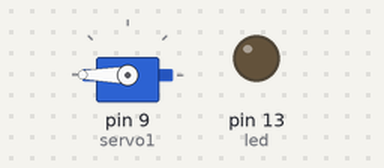
Simulated run of this sketch. Board: Arduino Uno, built with avr-gcc and run on an emulated ATmega328P. Parts: servo, output pins drawn as LEDs (lit = HIGH).

Above: at 0.05 s.
At 0.85 s:
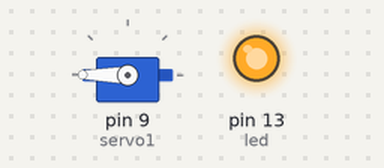
At 5.0 s:
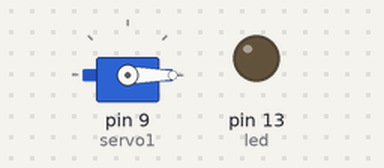
Timing chart, 0 to 6.5 s (numbered marks = the images above):
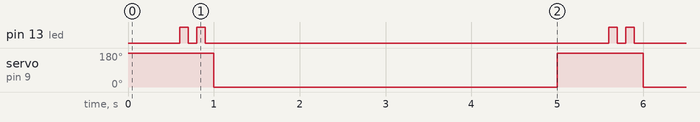

Measured:
- by itself, pin 13 (led): repeats every 5.0 s: LOW 0.10 s, HIGH 0.10 s, LOW 4.7 s, HIGH 0.10 s
- by itself, servo on pin 9 (servo1): alternates 180° for 1.0 s and 0° for 4.0 s

The sketch:

sketch_aug06b_Servo.ino
```cpp
#include <Servo.h>

Servo servo1;
int led = 13;

void setup() {
  // put your setup code here, to run once:
  servo1.attach(9);
  pinMode(led, OUTPUT);
}

void blink(int times) {

  int i = 0;

  while( i < times){

    digitalWrite(led, HIGH);
    delay(100);

    digitalWrite(led, LOW);
    delay(100);

    i++;
  }
}

void loop() {
  // put your main code here, to run repeatedly:
  servo1.write(180);
  delay(600);
  blink(2);

  servo1.write(-180);
  delay(1000);

  delay(3000);
}
```
